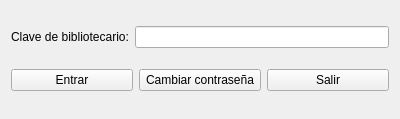
<?xml version="1.0" encoding="UTF-8"?>
<ui version="4.0">
 <class>Form</class>
 <widget class="QWidget" name="Form">
  <property name="geometry">
   <rect>
    <x>0</x>
    <y>0</y>
    <width>400</width>
    <height>119</height>
   </rect>
  </property>
  <property name="windowTitle">
   <string>Form</string>
  </property>
  <layout class="QHBoxLayout" name="horizontalLayout">
   <item>
    <layout class="QVBoxLayout" name="verticalLayout">
     <item>
      <layout class="QHBoxLayout" name="horizontalLayout_2">
       <item>
        <widget class="QLabel" name="label">
         <property name="text">
          <string>Clave de bibliotecario:</string>
         </property>
        </widget>
       </item>
       <item>
        <widget class="QLineEdit" name="passus_txt">
         <property name="echoMode">
          <enum>QLineEdit::Password</enum>
         </property>
        </widget>
       </item>
      </layout>
     </item>
     <item>
      <layout class="QHBoxLayout" name="horizontalLayout_5">
       <item>
        <widget class="QPushButton" name="pushButton">
         <property name="text">
          <string>Entrar</string>
         </property>
        </widget>
       </item>
       <item>
        <widget class="QPushButton" name="pushButton_2">
         <property name="text">
          <string>Cambiar contraseña</string>
         </property>
        </widget>
       </item>
       <item>
        <widget class="QPushButton" name="pushButton_3">
         <property name="text">
          <string>Salir</string>
         </property>
        </widget>
       </item>
      </layout>
     </item>
    </layout>
   </item>
  </layout>
 </widget>
 <resources/>
 <connections>
  <connection>
   <sender>pushButton</sender>
   <signal>clicked()</signal>
   <receiver>Form</receiver>
   <slot>entrar()</slot>
   <hints>
    <hint type="sourcelabel">
     <x>119</x>
     <y>98</y>
    </hint>
    <hint type="destinationlabel">
     <x>163</x>
     <y>118</y>
    </hint>
   </hints>
  </connection>
  <connection>
   <sender>pushButton_2</sender>
   <signal>clicked()</signal>
   <receiver>Form</receiver>
   <slot>cambiar()</slot>
   <hints>
    <hint type="sourcelabel">
     <x>274</x>
     <y>98</y>
    </hint>
    <hint type="destinationlabel">
     <x>394</x>
     <y>58</y>
    </hint>
   </hints>
  </connection>
  <connection>
   <sender>pushButton_3</sender>
   <signal>clicked()</signal>
   <receiver>Form</receiver>
   <slot>cerrar()</slot>
   <hints>
    <hint type="sourcelabel">
     <x>350</x>
     <y>88</y>
    </hint>
    <hint type="destinationlabel">
     <x>385</x>
     <y>111</y>
    </hint>
   </hints>
  </connection>
 </connections>
 <slots>
  <slot>entrar()</slot>
  <slot>cambiar()</slot>
  <slot>cerrar()</slot>
 </slots>
</ui>
